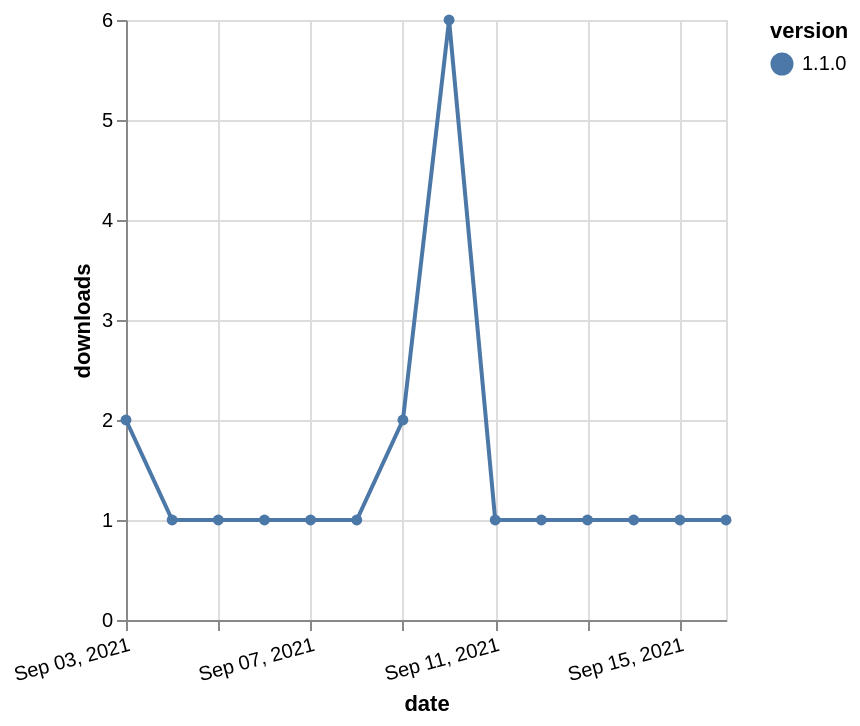

Express this chart as Vega-Lite.
### Vega-Lite specification from a JSON file in a GitHub repository (floating-point values rounded to 4 significant figures)
{"$schema": "https://vega.github.io/schema/vega-lite/v5.json", "description": "A simple bar chart with embedded data.", "data": {"values": [{"date": "2021-09-03", "total": 560, "delta": 2, "version": "1.1.0"}, {"date": "2021-09-04", "total": 561, "delta": 1, "version": "1.1.0"}, {"date": "2021-09-05", "total": 562, "delta": 1, "version": "1.1.0"}, {"date": "2021-09-06", "total": 563, "delta": 1, "version": "1.1.0"}, {"date": "2021-09-07", "total": 564, "delta": 1, "version": "1.1.0"}, {"date": "2021-09-08", "total": 565, "delta": 1, "version": "1.1.0"}, {"date": "2021-09-09", "total": 567, "delta": 2, "version": "1.1.0"}, {"date": "2021-09-10", "total": 573, "delta": 6, "version": "1.1.0"}, {"date": "2021-09-11", "total": 574, "delta": 1, "version": "1.1.0"}, {"date": "2021-09-12", "total": 575, "delta": 1, "version": "1.1.0"}, {"date": "2021-09-13", "total": 576, "delta": 1, "version": "1.1.0"}, {"date": "2021-09-14", "total": 577, "delta": 1, "version": "1.1.0"}, {"date": "2021-09-15", "total": 578, "delta": 1, "version": "1.1.0"}, {"date": "2021-09-16", "total": 579, "delta": 1, "version": "1.1.0"}]}, "width": "container", "mark": {"type": "line", "point": {"filled": true}}, "encoding": {"x": {"field": "date", "type": "temporal", "timeUnit": "yearmonthdate", "title": "date", "axis": {"labelAngle": -15}}, "y": {"field": "delta", "type": "quantitative", "title": "downloads"}, "color": {"field": "version", "type": "nominal"}, "tooltip": {"field": "delta"}}}
